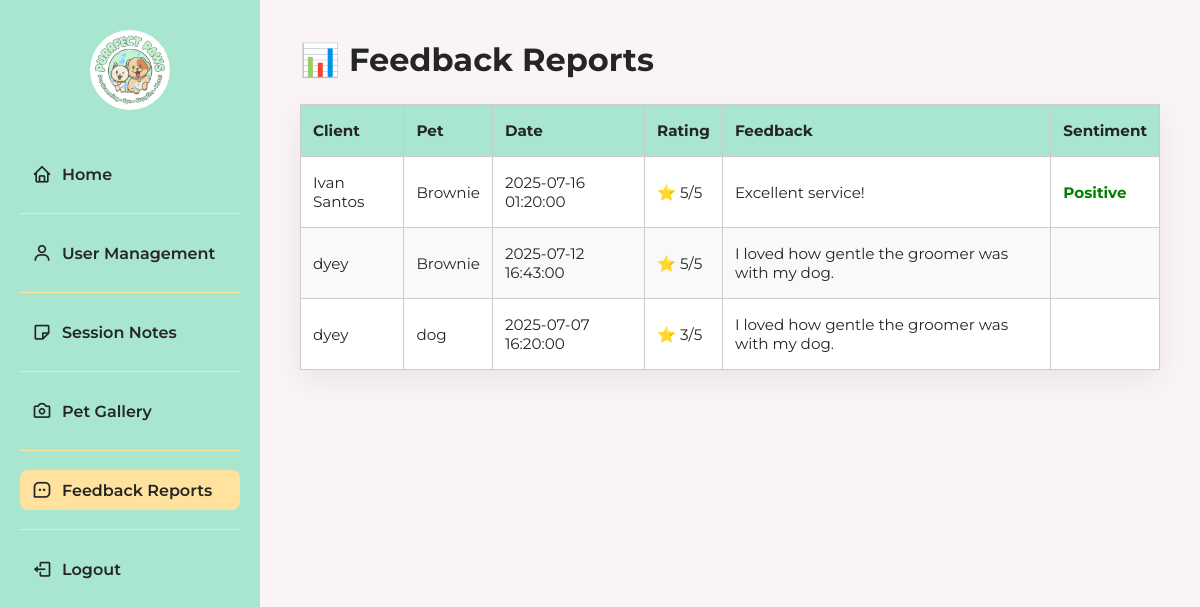
/dashboard/feedback_reports/feedback-reports.php, run on the app's committed database.
### tables this page shows
CREATE TABLE `appointments` (
  `appointment_id` int(11) NOT NULL,
  `user_id` int(11) NOT NULL,
  `pet_id` int(11) NOT NULL,
  `package_id` int(11) NOT NULL,
  `appointment_date` datetime NOT NULL,
  `status` enum('pending','confirmed','completed','cancelled') DEFAULT 'pending',
  `groomer_name` varchar(100) DEFAULT NULL,
  `notes` text DEFAULT NULL,
  `created_at` timestamp NOT NULL DEFAULT current_timestamp(),
  `updated_at` timestamp NULL DEFAULT NULL ON UPDATE current_timestamp(),
  `payment_status` enum('unpaid','paid','refunded') DEFAULT 'unpaid',
  `payment_method` varchar(50) DEFAULT NULL,
  `appointment_end` datetime DEFAULT NULL,
  `no_show` tinyint(1) DEFAULT 0,
  `rating` int(11) DEFAULT NULL,
  `feedback` text DEFAULT NULL,
  `sentiment` enum('positive','neutral','negative') DEFAULT NULL,
  `is_approved` tinyint(1) DEFAULT 0,
  `cancel_requested` tinyint(1) DEFAULT 0,
  `recommended_package` varchar(100) DEFAULT NULL,
  `cancel_reason` text DEFAULT NULL,
  `cancel_approved` tinyint(1) DEFAULT NULL
);

CREATE TABLE `users` (
  `user_id` int(11) NOT NULL,
  `full_name` varchar(100) NOT NULL,
  `email` varchar(100) NOT NULL,
  `password` varchar(255) NOT NULL,
  `phone` varchar(20) DEFAULT NULL,
  `role` enum('customer','admin','staff') DEFAULT 'customer'
);

CREATE TABLE `pets` (
  `pet_id` int(11) NOT NULL,
  `user_id` int(11) NOT NULL,
  `name` varchar(100) NOT NULL,
  `breed` varchar(100) DEFAULT NULL,
  `gender` enum('Male','Female') DEFAULT NULL,
  `age` varchar(50) DEFAULT NULL,
  `birthday` date DEFAULT NULL,
  `color` varchar(50) DEFAULT NULL,
  `photo_url` text DEFAULT NULL,
  `breed_id` int(11) DEFAULT NULL
);

### dashboard/feedback_reports/feedback-reports.php (the view, shortened to what this page needs)
<?php
require '../../db.php';
$query = "
    SELECT a.appointment_id, u.full_name AS client_name, p.name AS pet_name,
           a.rating, a.feedback, a.sentiment, a.appointment_date
    FROM appointments a
    JOIN users u ON a.user_id = u.user_id
    JOIN pets p ON a.pet_id = p.pet_id
    WHERE a.rating IS NOT NULL
    ORDER BY a.appointment_date DESC
";
$results = $mysqli->query($query);
?>
<!DOCTYPE html>
<html lang="en">
<head>
  <link href="https://unpkg.com/boxicons@2.1.4/css/boxicons.min.css" rel="stylesheet" />
</head>
<body>
<aside class="sidebar">
  <div class="logo">
    <img src="../../homepage/images/Logo.jpg" alt="Logo" />
  </div>
  <nav class="menu">
    <a href="../home_dashboard/home.php"><i class='bx bx-home'></i>Home</a>
    <hr>
    <a href="../manage_accounts/accounts.php"><i class='bx bx-user'></i>User Management</a>
    <hr>
    <a href="../session_notes.php/notes.php"><i class='bx bx-note'></i>Session Notes</a>
    <hr>
    <a href="../gallery_dashboard/gallery.php"><i class='bx bx-camera'></i>Pet Gallery</a>
    <hr>
    <a href="feedback-reports.php" class="active"><i class='bx bx-message-square-dots'></i>Feedback Reports</a>
    <hr>
    <a href="#"><i class='bx bx-log-out'></i>Logout</a>
  </nav>
</aside>
<main class="content">
  <h2>📊 Feedback Reports</h2>
  <table>
    <thead>
      <tr>
        <th>Client</th>
        <th>Pet</th>
        <th>Date</th>
        <th>Rating</th>
        <th>Feedback</th>
        <th>Sentiment</th>
      </tr>
    </thead>
    <tbody>
      <?php while ($row = $results->fetch_assoc()): ?>
        <tr>
          <td><?= htmlspecialchars($row['client_name']) ?></td>
          <td><?= htmlspecialchars($row['pet_name']) ?></td>
          <td><?= htmlspecialchars($row['appointment_date']) ?></td>
          <td>⭐ <?= $row['rating'] ?>/5</td>
          <td><?= nl2br(htmlspecialchars($row['feedback'])) ?></td>
          <td class="<?= htmlspecialchars($row['sentiment']) ?>">
            <?= ucfirst($row['sentiment']) ?>
          </td>
        </tr>
      <?php endwhile; ?>
    </tbody>
  </table>
</main>
</body>
</html>

### dashboard/feedback_reports/feedback-reports.php (style rules this page uses)
:root { --white-color: #fff; --dark-color: #252525; --primary-color: #A8E6CF; --secondary-color: #FFE29D; --light-pink-color: #faf4f5; --medium-gray-color: #ccc; --font-size-s: 0.9rem; --font-size-n: 1rem; --font-size-l: 1.5rem; --font-size-xl: 2rem; --font-weight-semi-bold: 600; --font-weight-bold: 700; --border-radius-s: 8px; --border-radius-circle: 50%; --site-max-width: 1300px; }
* { margin: 0; padding: 0; box-sizing: border-box; font-family: "Montserrat", sans-serif; }
body { background: var(--light-pink-color); display: flex; }
.sidebar { width: 260px; height: 100vh; background-color: var(--primary-color); padding: 30px 20px; position: fixed; left: 0; top: 0; display: flex; flex-direction: column; gap: 20px; }
.sidebar .logo { text-align: center; margin-bottom: 20px; }
.sidebar .logo img { width: 80px; height: 80px; border-radius: var(--border-radius-circle); }
.menu { display: flex; flex-direction: column; gap: 10px; }
.menu a { display: flex; align-items: center; padding: 10px 12px; text-decoration: none; color: var(--dark-color); border-radius: var(--border-radius-s); transition: background 0.3s, color 0.3s; font-weight: var(--font-weight-semi-bold); }
.menu a i { margin-right: 10px; font-size: 20px; }
.menu a:hover, .menu a.active { background-color: var(--secondary-color); color: var(--dark-color); }
.menu hr { border: none; border-top: 1px solid var(--secondary-color); margin: 9px 0; }
.content { margin-left: 260px; padding: 40px; flex-grow: 1; width: calc(100% - 260px); }
h2 { font-size: var(--font-size-xl); color: var(--dark-color); margin-bottom: 25px; }
table { width: 100%; border-collapse: collapse; font-size: 0.95rem; color: var(--dark-color); background: var(--white-color); box-shadow: 0 10px 30px rgba(0, 0, 0, 0.07); }
th, td { padding: 16px 12px; border: 1px solid var(--medium-gray-color); text-align: left; }
th { background: var(--primary-color); font-weight: var(--font-weight-bold); }
tr:nth-child(even) { background-color: #f9f9f9; }
.positive { color: green; font-weight: bold; }

### data on the page
appointments: user.full_name "Ivan Santos", pet.name "Brownie", appointment_date "2025-07-16 01:20:00", rating "5", feedback "Excellent service!", sentiment "Positive"
appointments: user.full_name "dyey", pet.name "Brownie", appointment_date "2025-07-12 16:43:00", rating "5", feedback "I loved how gentle the groomer was with my dog."
appointments: user.full_name "dyey", pet.name "dog", appointment_date "2025-07-07 16:20:00", rating "3", feedback "I loved how gentle the groomer was with my dog."
